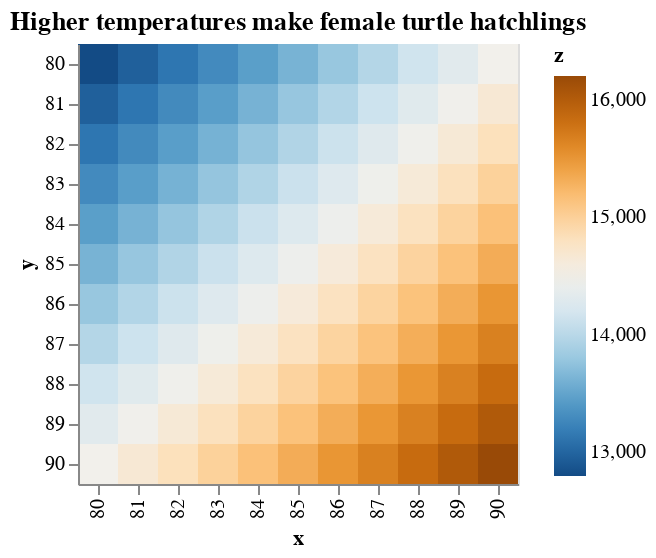

The cell this chart's notebook holds for it:
### Markdown cell above
### Sea Turtle Hatching Temperatures

"Research shows that if a turtle's eggs incubate below 27.7° Celsius (81.86° Fahrenheit), the turtle hatchlings will be male. If the eggs incubate above 31° Celsius (88.8° Fahrenheit), however, the hatchlings will be female. Temperatures that fluctuate between the two extremes will produce a mix of male and female baby turtles.

Researchers have also noted that the warmer the sand, the higher the ratio of female turtles. As the Earth experiences climate change, increased temperatures could result in skewed and even lethal incubation conditions, which would impact turtle species and other reptiles."

Source: https://oceanservice.noaa.gov/facts/temperature-dependent.html


*Summary* 

male: below 27.7° Celsius (81.86° Fahrenheit)

female: above 31° Celsius (88.8° Fahrenheit)

the warmer the sand, the higher the ratio of female turtles

### Code cell
# Compute x^2 + y^2 across a 2D grid
x, y = np.meshgrid(range(90, 79, -1), range(90, 79, -1))
z = x ** 2 + y ** 2

# Convert this grid to columnar data expected by Altair
source = pd.DataFrame({'x': x.ravel(),
                     'y': y.ravel(),
                     'z': z.ravel()})

alt.Chart(source).mark_rect().encode(
    x='x:O',
    y='y:O',
    color=alt.Color('z:Q', scale=alt.Scale(scheme='blueorange'))
).properties(
    title="Higher temperatures make female turtle hatchlings",
    
)

### Figure 1 — Vega-Lite specification as saved in the notebook (floating-point values rounded to 4 significant figures)
{"config": {"view": {"continuousWidth": 300, "continuousHeight": 300}}, "data": {"name": "data-651303fd6dde3835dd0297750ed94828"}, "mark": {"type": "rect"}, "encoding": {"color": {"field": "z", "scale": {"scheme": "blueorange"}, "type": "quantitative"}, "x": {"field": "x", "type": "ordinal"}, "y": {"field": "y", "type": "ordinal"}}, "title": "Higher temperatures make female turtle hatchlings", "$schema": "https://vega.github.io/schema/vega-lite/v5.16.3.json", "datasets": {"data-651303fd6dde3835dd0297750ed94828": [{"x": 90, "y": 90, "z": 16200}, {"x": 89, "y": 90, "z": 16021}, {"x": 88, "y": 90, "z": 15844}, {"x": 87, "y": 90, "z": 15669}, {"x": 86, "y": 90, "z": 15496}, {"x": 85, "y": 90, "z": 15325}, {"x": 84, "y": 90, "z": 15156}, {"x": 83, "y": 90, "z": 14989}, {"x": 82, "y": 90, "z": 14824}, {"x": 81, "y": 90, "z": 14661}, {"x": 80, "y": 90, "z": 14500}, {"x": 90, "y": 89, "z": 16021}, {"x": 89, "y": 89, "z": 15842}, {"x": 88, "y": 89, "z": 15665}, {"x": 87, "y": 89, "z": 15490}, {"x": 86, "y": 89, "z": 15317}, {"x": 85, "y": 89, "z": 15146}, {"x": 84, "y": 89, "z": 14977}, {"x": 83, "y": 89, "z": 14810}, {"x": 82, "y": 89, "z": 14645}, {"x": 81, "y": 89, "z": 14482}, {"x": 80, "y": 89, "z": 14321}, {"x": 90, "y": 88, "z": 15844}, {"x": 89, "y": 88, "z": 15665}, {"x": 88, "y": 88, "z": 15488}, {"x": 87, "y": 88, "z": 15313}, {"x": 86, "y": 88, "z": 15140}, {"x": 85, "y": 88, "z": 14969}, {"x": 84, "y": 88, "z": 14800}, {"x": 83, "y": 88, "z": 14633}, {"x": 82, "y": 88, "z": 14468}, {"x": 81, "y": 88, "z": 14305}, {"x": 80, "y": 88, "z": 14144}, {"x": 90, "y": 87, "z": 15669}, {"x": 89, "y": 87, "z": 15490}, {"x": 88, "y": 87, "z": 15313}, {"x": 87, "y": 87, "z": 15138}, {"x": 86, "y": 87, "z": 14965}, {"x": 85, "y": 87, "z": 14794}, {"x": 84, "y": 87, "z": 14625}, {"x": 83, "y": 87, "z": 14458}, {"x": 82, "y": 87, "z": 14293}, {"x": 81, "y": 87, "z": 14130}, {"x": 80, "y": 87, "z": 13969}, {"x": 90, "y": 86, "z": 15496}, {"x": 89, "y": 86, "z": 15317}, {"x": 88, "y": 86, "z": 15140}, {"x": 87, "y": 86, "z": 14965}, {"x": 86, "y": 86, "z": 14792}, {"x": 85, "y": 86, "z": 14621}, {"x": 84, "y": 86, "z": 14452}, {"x": 83, "y": 86, "z": 14285}, {"x": 82, "y": 86, "z": 14120}, {"x": 81, "y": 86, "z": 13957}, {"x": 80, "y": 86, "z": 13796}, {"x": 90, "y": 85, "z": 15325}, {"x": 89, "y": 85, "z": 15146}, {"x": 88, "y": 85, "z": 14969}, {"x": 87, "y": 85, "z": 14794}, {"x": 86, "y": 85, "z": 14621}, {"x": 85, "y": 85, "z": 14450}, {"x": 84, "y": 85, "z": 14281}, {"x": 83, "y": 85, "z": 14114}, {"x": 82, "y": 85, "z": 13949}, {"x": 81, "y": 85, "z": 13786}, {"x": 80, "y": 85, "z": 13625}, {"x": 90, "y": 84, "z": 15156}, {"x": 89, "y": 84, "z": 14977}, {"x": 88, "y": 84, "z": 14800}, {"x": 87, "y": 84, "z": 14625}, {"x": 86, "y": 84, "z": 14452}, {"x": 85, "y": 84, "z": 14281}, {"x": 84, "y": 84, "z": 14112}, {"x": 83, "y": 84, "z": 13945}, {"x": 82, "y": 84, "z": 13780}, {"x": 81, "y": 84, "z": 13617}, {"x": 80, "y": 84, "z": 13456}, {"x": 90, "y": 83, "z": 14989}, {"x": 89, "y": 83, "z": 14810}, {"x": 88, "y": 83, "z": 14633}, {"x": 87, "y": 83, "z": 14458}, {"x": 86, "y": 83, "z": 14285}, {"x": 85, "y": 83, "z": 14114}, {"x": 84, "y": 83, "z": 13945}, {"x": 83, "y": 83, "z": 13778}, {"x": 82, "y": 83, "z": 13613}, {"x": 81, "y": 83, "z": 13450}, {"x": 80, "y": 83, "z": 13289}, {"x": 90, "y": 82, "z": 14824}, {"x": 89, "y": 82, "z": 14645}, {"x": 88, "y": 82, "z": 14468}, {"x": 87, "y": 82, "z": 14293}, {"x": 86, "y": 82, "z": 14120}, {"x": 85, "y": 82, "z": 13949}, {"x": 84, "y": 82, "z": 13780}, {"x": 83, "y": 82, "z": 13613}, {"x": 82, "y": 82, "z": 13448}, {"x": 81, "y": 82, "z": 13285}, {"x": 80, "y": 82, "z": 13124}, {"x": 90, "y": 81, "z": 14661}, {"x": 89, "y": 81, "z": 14482}, {"x": 88, "y": 81, "z": 14305}, {"x": 87, "y": 81, "z": 14130}, {"x": 86, "y": 81, "z": 13957}, {"x": 85, "y": 81, "z": 13786}, {"x": 84, "y": 81, "z": 13617}, {"x": 83, "y": 81, "z": 13450}, {"x": 82, "y": 81, "z": 13285}, {"x": 81, "y": 81, "z": 13122}, {"x": 80, "y": 81, "z": 12961}, {"x": 90, "y": 80, "z": 14500}, {"x": 89, "y": 80, "z": 14321}, {"x": 88, "y": 80, "z": 14144}, {"x": 87, "y": 80, "z": 13969}, {"x": 86, "y": 80, "z": 13796}, {"x": 85, "y": 80, "z": 13625}, {"x": 84, "y": 80, "z": 13456}, {"x": 83, "y": 80, "z": 13289}, {"x": 82, "y": 80, "z": 13124}, {"x": 81, "y": 80, "z": 12961}, {"x": 80, "y": 80, "z": 12800}]}}
